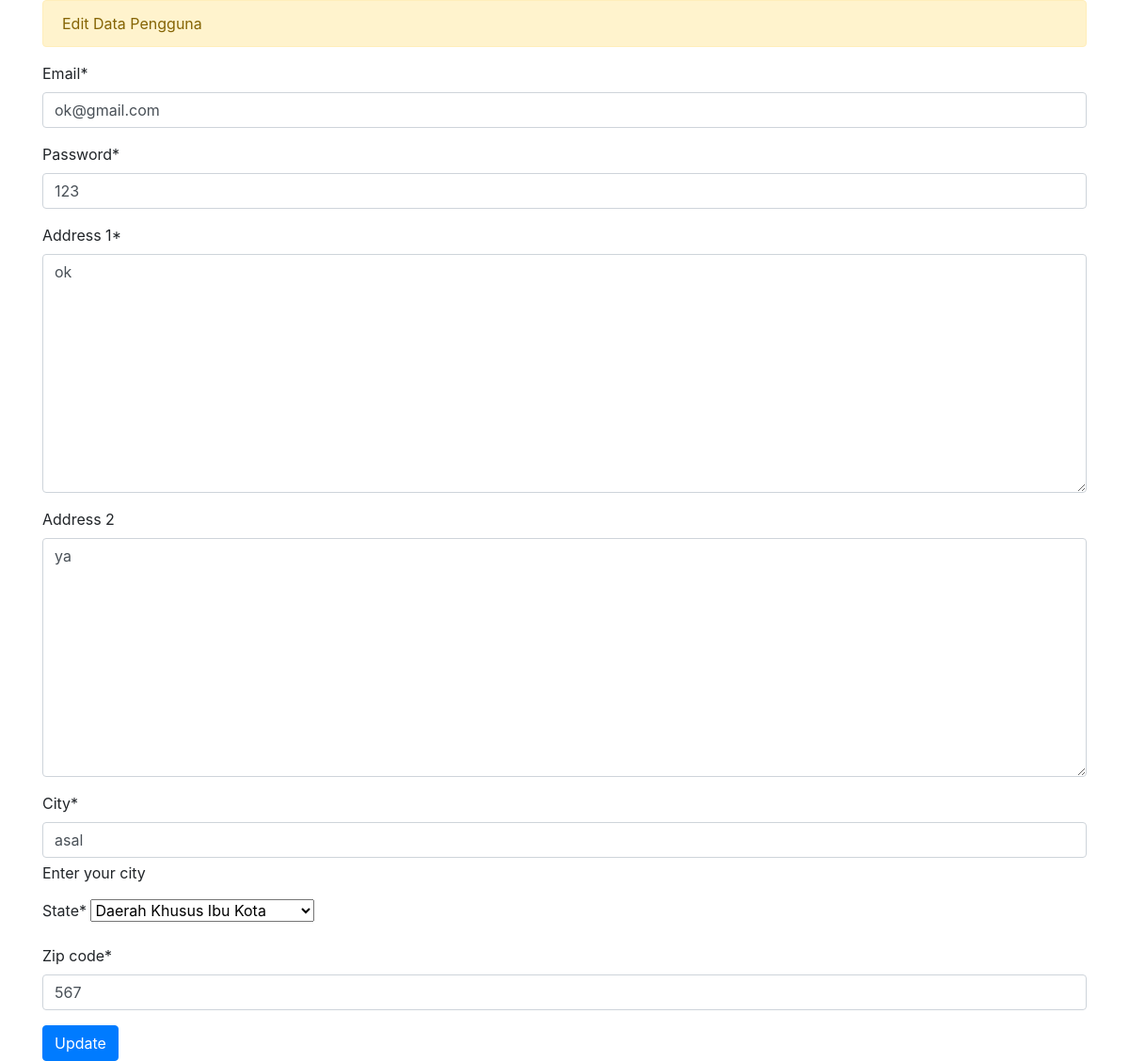
/pengguna/edit/1/, run on an earlier commit of the app's database.
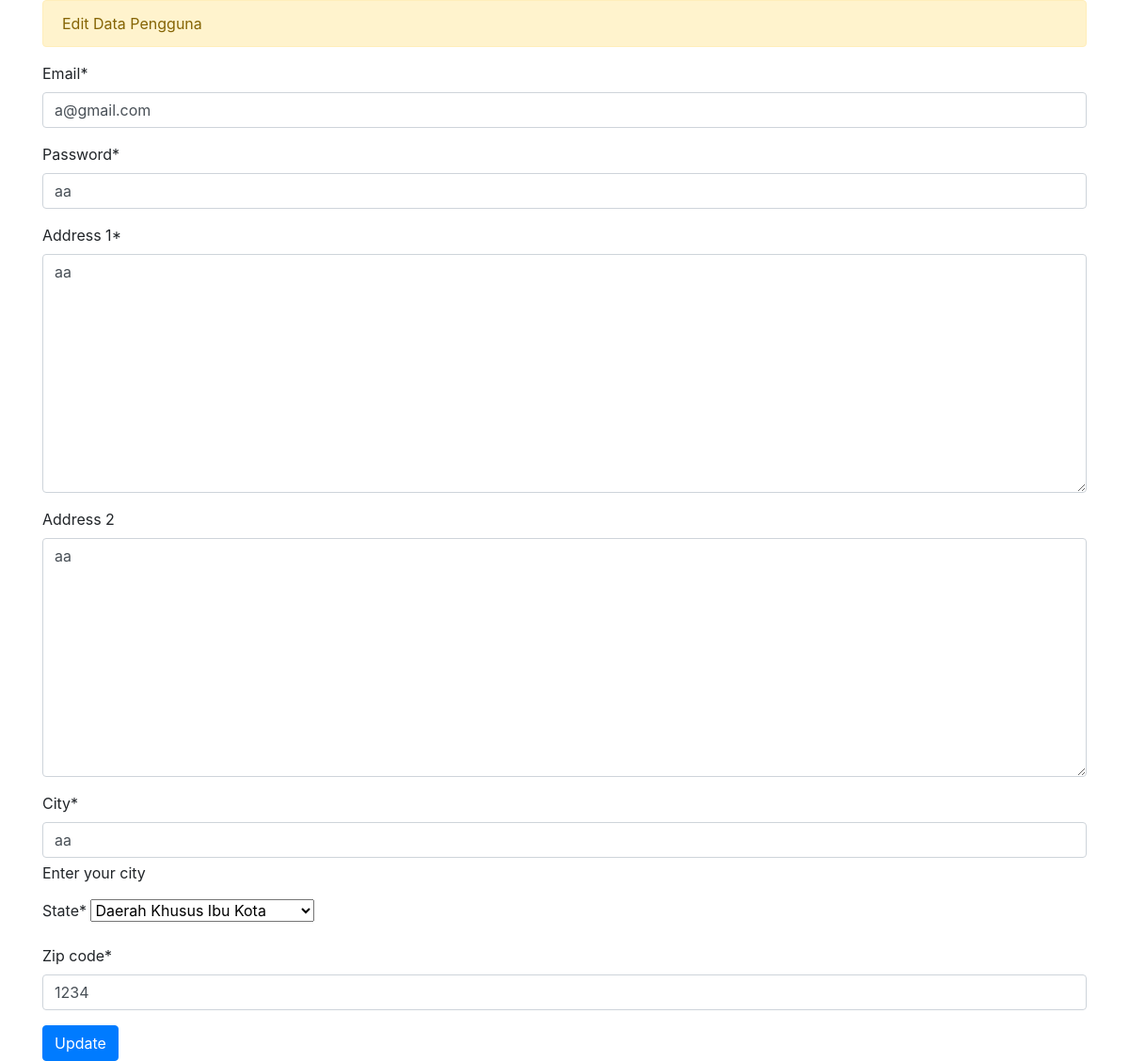
And on a later commit of the database.
### data_entry/models.py (models this page shows)
class Pengguna(models.Model):
    id = models.AutoField(primary_key=True)
    email = models.EmailField()
    password = models.CharField(max_length=100)
    address_1 = models.TextField()
    address_2 = models.TextField(null=True, blank=True)
    city = models.CharField(max_length=20, help_text='Enter your city')
    state = models.CharField(max_length=20)  # Typically, a CharField is sufficient for state
    zip_code = models.CharField(max_length=7)
    tanggal_join = models.DateField(auto_now=True)

### data_entry/views.py (the view)
# urls.py: path('pengguna/edit/<int:id>/', views.edit_pengguna, name='edit_pengguna'),
def edit_pengguna(request, id):
    pengguna = get_object_or_404(Pengguna, pk=id)
    form = PenggunaForm(request.POST or None, instance=pengguna)
    if request.method == "POST":
        if form.is_valid():
            form.save()
            return redirect('data_entry:view_pengguna', id=pengguna.id)
    return render(request, 'data_entry/edit_pengguna.html', {'form': form})

### data_entry/forms.py
class PenggunaForm(forms.ModelForm):
    state = forms.ChoiceField(choices=STATES)
    class Meta:
        model = Pengguna
        exclude = ['tanggal_join',]

### data_entry/templates/data_entry/edit_pengguna.html (shortened to what this page needs)
{% extends 'base.html' %}
{% load crispy_forms_tags %}
{% block content %}
<div class="alert alert-warning" role="alert">
  Edit Data Pengguna
</div>
    <form method="post">
        {{ form|crispy }}
        <button type="submit" class="btn btn-primary">Update</button>
    </form>
{% endblock %}

### templates/base.html (shortened to what this page needs)
<!doctype html>
<html lang="en">
<head>
  <link rel="stylesheet" href="https://stackpath.bootstrapcdn.com/bootstrap/4.1.3/css/bootstrap.min.css">
</head>
<body>
  <div class="container">
    {% block content %}
    {% endblock %}
  </div>
</body>
</html>

What changed in the data, as far as the page shows it:
changed Pengguna "Daerah Khusus Ibu Kota": email "ok@gmail.com" → "a@gmail.com"; password "123" → "aa"; address_1 "ok" → "aa"; address_2 "ya" → "aa"; city "asal" → "aa"; zip_code "567" → "1234"
